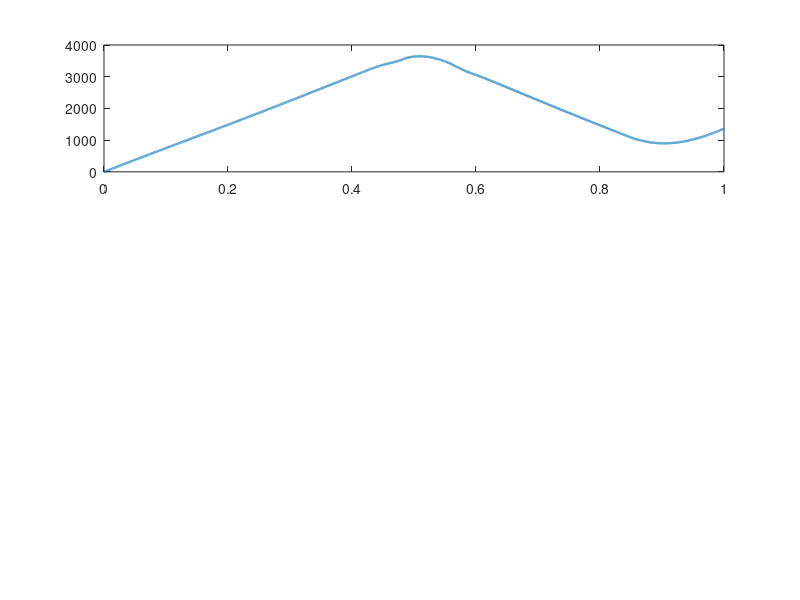

Reproduce this figure in MATLAB. (Note: this script raises an error after producing the figure.)

% Field-Oriented Control (FOC) for PMSM 
% Author: Yacine Ouhrouche

clear; close all; clc;

%% Motor & Drive Parameters
params.Rs        = 0.03;        % Stator resistance 
params.Ld        = 0.0006;      % d-axis inductance 
params.Lq        = 0.0007;      % q-axis inductance 
params.lambda_m  = 0.015;       % Permanent magnet flux linkage 
params.p         = 4;           % Number of pole pairs
params.J         = 0.02;        % Rotor inertia 
params.B         = 0.001;       % Viscous friction coefficient
params.Vdc       = 300;         % DC-link voltage 

%% Simulation Settings 
fsim = 20e3;                    % hz
dt   = 1/fsim;
Tsim = 1.0;                    
time = 0:dt:Tsim;
N    = numel(time);

%%Controller Parameters
% Current loops (inner)
ctrl.Kp_id = 10;   ctrl.Ki_id = 500;
ctrl.Kp_iq = 10;   ctrl.Ki_iq = 500;

% Speed loop (outer)
ctrl.Kp_spd = 0.8; ctrl.Ki_spd = 25;

% Saturations & Limits 
ctrl.Vdq_max  = 0.577 * params.Vdc;  % dq voltage limit (SVPWM)
ctrl.Iq_max   = 180;
ctrl.Id_max   = 50;
ctrl.int_max  = 50;                  % Anti-windup limit

%% Reference Commands 
speed_ref_rpm = 2000;               
speed_ref     = speed_ref_rpm * 2*pi/60;  % rad/s
id_ref        = 0;                        % Surface PMSM (no field weakening)

%% Preallocate State Variables
id = zeros(1,N); iq = zeros(1,N);
vd = zeros(1,N); vq = zeros(1,N);
omega_m = zeros(1,N); theta_r = zeros(1,N);
torque = zeros(1,N); iq_ref = zeros(1,N);
ia = zeros(1,N); ib = zeros(1,N); ic = zeros(1,N);
idc = zeros(1,N);

% Integrators
int_id = 0; int_iq = 0; int_spd = 0;

%%  Helper Functions 
park      = @(alpha,beta,theta) [cos(theta) sin(theta); -sin(theta) cos(theta)] * [alpha; beta];
invPark   = @(vd,vq,theta)      [cos(theta) -sin(theta); sin(theta) cos(theta)] * [vd; vq];
invClarke = @(v_alpha,v_beta)   [v_alpha; -0.5*v_alpha+(sqrt(3)/2)*v_beta; -0.5*v_alpha-(sqrt(3)/2)*v_beta];

%% Simulation Loop 
for k = 1:N-1
    
    % --- Electrical angle & speed ---
    omega_e = params.p * omega_m(k);
    theta_r(k+1) = theta_r(k) + omega_m(k)*dt;
    
    % --- Speed control (outer loop) ---
    spd_err = speed_ref - omega_m(k);
    int_spd = max(min(int_spd + spd_err*dt, ctrl.int_max), -ctrl.int_max);
    iq_ref(k) = ctrl.Kp_spd*spd_err + ctrl.Ki_spd*int_spd;
    iq_ref(k) = max(min(iq_ref(k), ctrl.Iq_max), -ctrl.Iq_max);

    % --- Current control (inner loops) ---
    err_id = id_ref - id(k);
    err_iq = iq_ref(k) - iq(k);

    int_id = max(min(int_id + err_id*dt, ctrl.int_max), -ctrl.int_max);
    int_iq = max(min(int_iq + err_iq*dt, ctrl.int_max), -ctrl.int_max);

    % Feedforward decoupling
    vd_ref = ctrl.Kp_id*err_id + ctrl.Ki_id*int_id - omega_e * params.Lq * iq(k);
    vq_ref = ctrl.Kp_iq*err_iq + ctrl.Ki_iq*int_iq + omega_e * (params.Ld*id(k) + params.lambda_m);
    
    % Voltage saturation
    Vmag = sqrt(vd_ref^2 + vq_ref^2);
    if Vmag > ctrl.Vdq_max
        scale = ctrl.Vdq_max / Vmag;
        vd_ref = vd_ref * scale;
        vq_ref = vq_ref * scale;
    end
    vd(k) = vd_ref; vq(k) = vq_ref;
    
    % --- PMSM dq model ---
    did = (vd(k) - params.Rs*id(k) + omega_e*params.Lq*iq(k)) / params.Ld;
    diq = (vq(k) - params.Rs*iq(k) - omega_e*(params.Ld*id(k) + params.lambda_m)) / params.Lq;

    id(k+1) = id(k) + did*dt;
    iq(k+1) = iq(k) + diq*dt;

    % --- Electromagnetic torque ---
    Te = (3/2) * params.p * (params.lambda_m*iq(k) + (params.Ld - params.Lq)*id(k)*iq(k));
    torque(k) = Te;
    
    % --- Mechanical model ---
    Tload = 0.2*sign(omega_m(k)) + 0.5*sin(4*pi*time(k)); % load ripple
    domega = (Te - Tload - params.B*omega_m(k)) / params.J;
    omega_m(k+1) = omega_m(k) + domega*dt;

    % --- Phase currents reconstruction ---
    i_alpha_beta = [cos(theta_r(k)) -sin(theta_r(k)); sin(theta_r(k)) cos(theta_r(k))]*[id(k); iq(k)];
    ia(k) = i_alpha_beta(1);
    ib(k) = -0.5*i_alpha_beta(1) + (sqrt(3)/2)*i_alpha_beta(2);
    ic(k) = -0.5*i_alpha_beta(1) - (sqrt(3)/2)*i_alpha_beta(2);

    % --- DC link current (power estimation) ---
    Pelec = (3/2)*(vd(k)*id(k) + vq(k)*iq(k));
    idc(k) = Pelec / params.Vdc;
end

%% Plot Results 
figure('Name','PMSM FOC Performance','Position',[100 100 1000 700]);

subplot(3,1,1)
plot(time, omega_m*60/(2*pi), 'LineWidth',1.6); hold on;
yline(speed_ref_rpm, 'k--','Speed Ref');
ylabel('Speed [rpm]'); title('Speed Response');
grid on; legend('Measured','Reference');

subplot(3,1,2)
plot(time, iq, 'r', 'LineWidth',1.3); hold on;
plot(time, iq_ref, 'k--','LineWidth',1.2);
ylabel('q-axis Current [A]'); legend('i_q','i_q^*');
grid on; title('Current Tracking');

subplot(3,1,3)
plot(time, torque, 'm', 'LineWidth',1.3);
xlabel('Time [s]'); ylabel('Torque [N·m]');
grid on; title('Electromagnetic Torque');

figure('Name','Currents & DC Link','Position',[120 100 1000 600]);
subplot(2,1,1)
plot(time, id,'b','LineWidth',1.3);
ylabel('d-axis Current [A]'); grid on;
title('i_d Current');

subplot(2,1,2)
plot(time, idc,'LineWidth',1.3);
ylabel('DC Link Current [A]'); xlabel('Time [s]');
grid on; title('Estimated DC Current');

disp('✅ FOC simulation completed successfully.');
